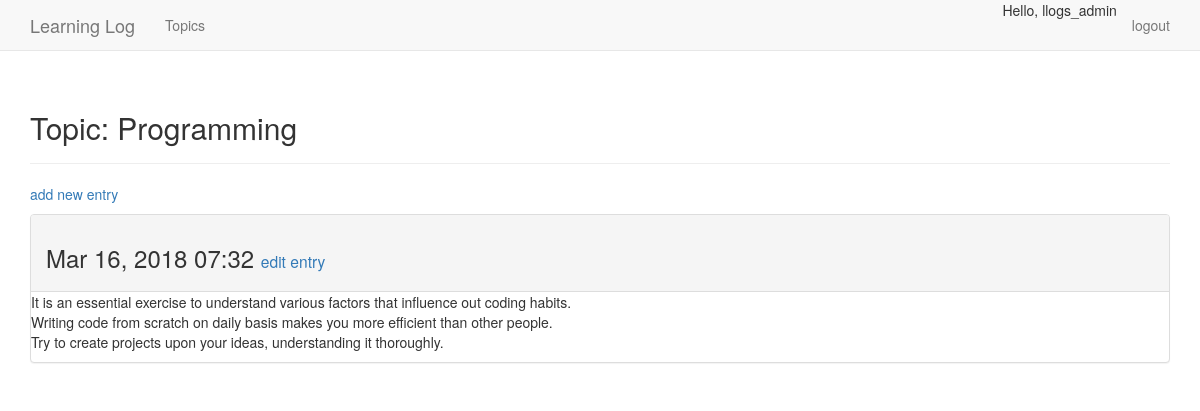
Page /topics/1 (signed in) on the earlier database version.
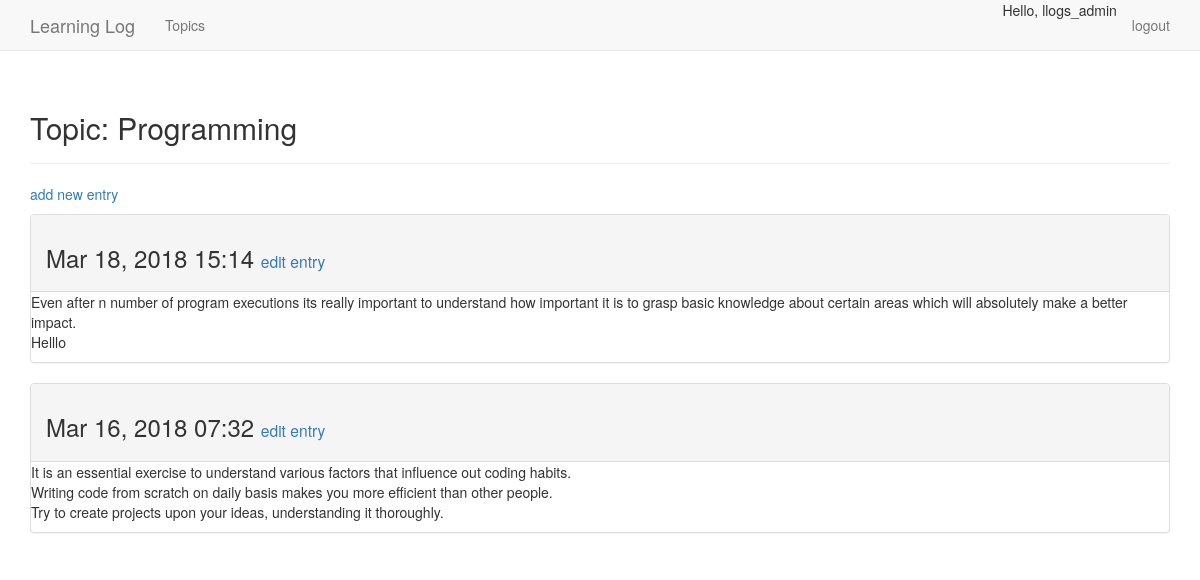
Same page on the later database version.
### learning_logs/models.py (models this page shows, shortened)
class Entry(models.Model):
    topic = models.ForeignKey(Topic)
    text = models.TextField()
    date_added = models.DateTimeField(auto_now_add=True)
    class Meta:
        verbose_name_plural = "entries"

### learning_logs/views.py (the view)
# urls.py: url(r'^topics/(?P<topic_id>\d+)$', views.topic, name='topic'),
@login_required
def topic(request, topic_id):
    topic = Topic.objects.get(id=topic_id)
    if topic.owner != request.user:
        raise Http404
    entries = topic.entry_set.order_by("-date_added")
    context = {"topic": topic, "entries": entries}
    return render(request, "learning_logs/topic.html", context)

### learning_logs/models.py (called while the page is built)
    def __str__(self):
        return self.text

### learning_logs/templates/learning_logs/topic.html
{% extends "learning_logs/base.html" %}
{% block header %}
  <h2>Topic: {{ topic }}</h2>
{% endblock header %}
{% block content %}
<p> <a href="{% url "learning_logs:new_entry" topic.id %}">add new entry</a></p>
  {% for entry in entries %}
  <div class="panel panel-default">
    <div class="panel-heading">
        <h3>
          {{ entry.date_added|date:'M d, Y H:i' }}
          <small>
              <a href="{% url "learning_logs:edit_entry" entry.id %}">edit entry</a>
          </small>
          </h3>
    </div>
    <div class="">
        {{ entry.text | linebreaks }}
    </div>
  </div>
{% empty %}
    There are no entries for this topic yet.
  {% endfor %}
{% endblock content %}

Differences in the rows shown:
added Entry: date_added "Mar 18, 2018 15:14", text "Even after n number of program executions its really important to understand how important it is to grasp basic knowledge about certain areas which will absolutely make a better impact. Helllo"
